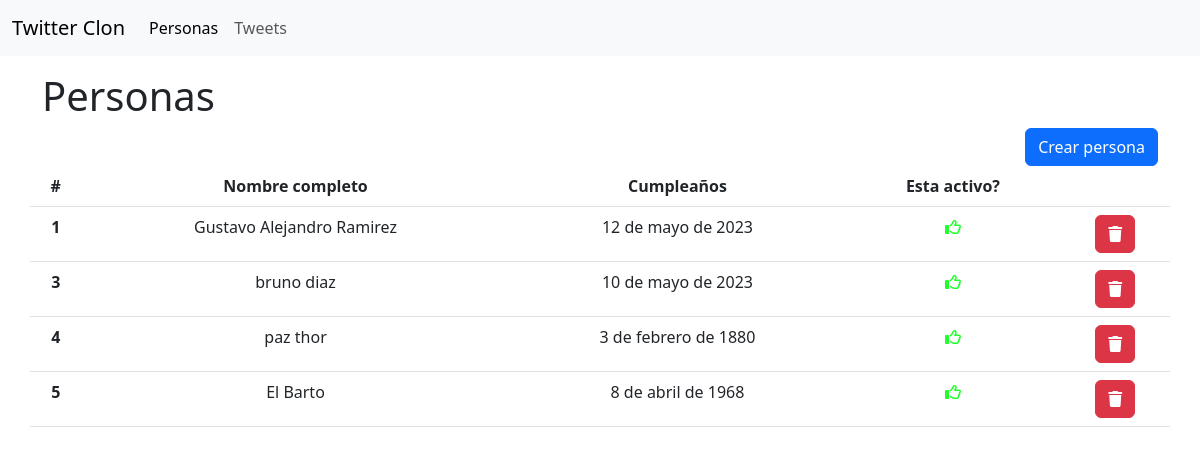
The app's page /person/all with its own data.
### app/models.py (models this page shows, shortened)
class Person(models.Model):
    firstname = models.CharField(max_length=50)
    lastname = models.CharField(max_length=50)
    birth = models.DateField()
    height = models.DecimalField(max_digits=3, decimal_places=2, null=True, blank=True)
    is_active = models.BooleanField(default=True)
    weight = models.DecimalField(max_digits=6, decimal_places=3, null=True, blank=True)
    def fullname(self):
        return f'{self.firstname} {self.lastname}'

### app/views.py (the view)
# urls.py: path('person/all', views.persons_view, name="person-all"),
def persons_view(request):
    persons = Person.objects.all()
    tweets = Tweet.objects.all()
    return render(request, 'persons.html', {'persons': persons})

### app/templates/persons.html
{% extends 'base.html' %}
{% block 'content' %}
    <h1>Personas</h1>
    <div class="d-flex justify-content-end">
        <a class="btn btn-primary" href="{% url 'person-create' %}">Crear persona</a>
    </div>
    <div class="row">
        {% if persons %}
            {% include 'persons_table.html' %}
        {% else %}
            <p>no hay personas en la BD.</p>
    {% endif %}
    </div>
{% endblock %}

### templates/base.html (shortened to what this page needs)
<!DOCTYPE html>
<html lang="en">
<head>
    <link href="https://cdn.jsdelivr.net/npm/bootstrap@5.3.0-alpha3/dist/css/bootstrap.min.css" rel="stylesheet">
    <link rel="stylesheet" href="https://cdnjs.cloudflare.com/ajax/libs/font-awesome/6.4.0/css/all.min.css" />
</head>
<body>
{% include 'navbar.html' %}
    <div class="container mt-3">
        {% block 'content' %}
        {% endblock %}
    </div>
</body>
</html>

### templates/navbar.html (shortened to what this page needs)
<nav class="navbar navbar-expand-lg bg-body-tertiary">
  <div class="container-fluid">
    <a class="navbar-brand" href="{% url 'home' %}">Twitter Clon</a>
    <div class="collapse navbar-collapse" id="navbarSupportedContent">
      <ul class="navbar-nav me-auto mb-2 mb-lg-0">
        <li class="nav-item">
          <a class="nav-link active" aria-current="page" href="{% url 'person-all' %}">Personas</a>
        </li>
        <li class="nav-item">
          <a class="nav-link" href="{% url 'tweet-all' %}">Tweets</a>
        </li>
      </ul>
    </div>
  </div>
</nav>

### app/templates/persons_table.html
<table class="table text-center">
  <thead>
    <tr>
      <th scope="col">#</th>
      <th scope="col">Nombre completo</th>
      <th scope="col">Cumpleaños</th>
      <th scope="col">Esta activo?</th>
      <th scope="col"></th>
    </tr>
  </thead>
  <tbody>
    {% for p in persons %}
    <tr>
      <th scope="row">{{ p.id }}</th>
      <td>{{ p.fullname }}</td>
      <td>{{ p.birth }}</td>
      {% if p.is_active %}
      <td>
        <i class="fa-regular fa-thumbs-up" style="color: #20ff2c;"></i>
      </td>
      {% else %}
      <td>NO</td>
      {% endif %}
      <td>
        <a class="btn btn-danger" href="{% url 'person-delete' p.id %}">
          <i class="fa-solid fa-trash"></i>
        </a>
      </td>
    </tr>
    {% endfor %}
  </tbody>
</table>

### records on screen
Person: id "1", fullname "Gustavo Alejandro Ramirez", birth "12 de mayo de 2023", is_active True (drawn)
Person: id "3", fullname "bruno diaz", birth "10 de mayo de 2023", is_active True (drawn)
Person: id "4", fullname "paz thor", birth "3 de febrero de 1880", is_active True (drawn)
Person: id "5", fullname "El Barto", birth "8 de abril de 1968", is_active True (drawn)
